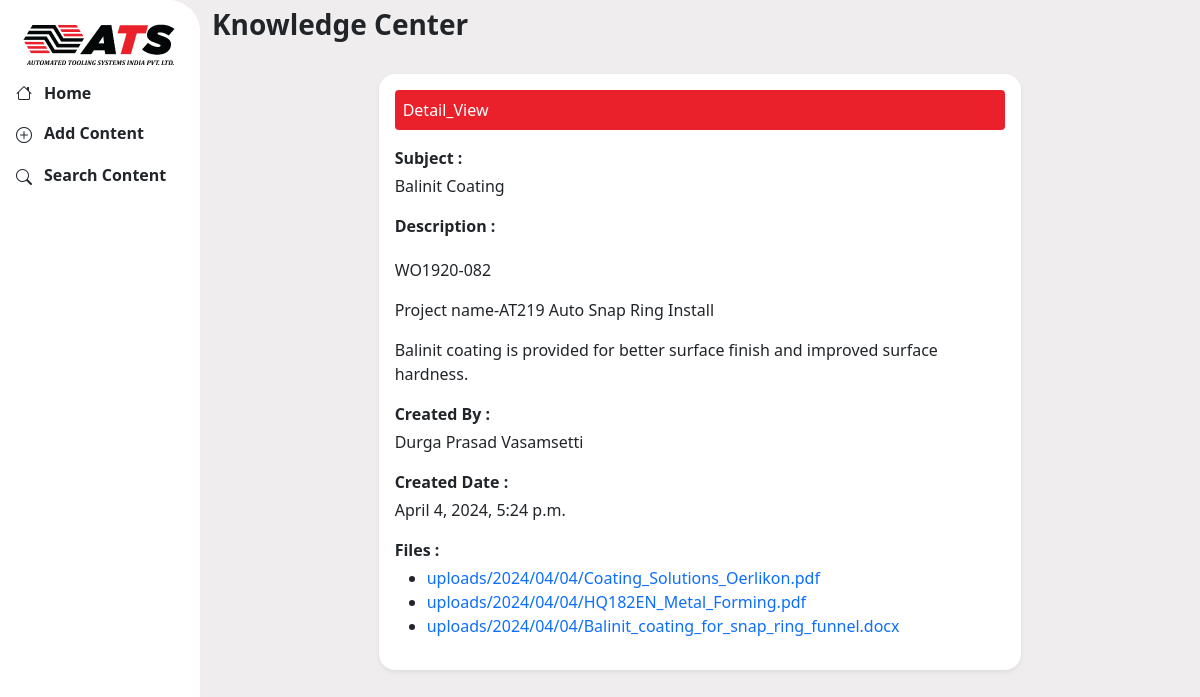
The page /item/7/ on the database its author committed.
### wiki/models.py (models this page shows, shortened)
class Wiki(models.Model):
    subject = models.CharField(max_length=200)
    description = models.TextField()
    Approval_Status = models.CharField(max_length=250,null=True,blank=True)
    Created = models.DateTimeField(auto_now_add=True)
    Updated = models.DateTimeField(auto_now=True)
    Created_by = models.ForeignKey(CustomUser, on_delete=models.PROTECT,null=True,blank=True)
    Comments = models.CharField(max_length=1000,null=True,blank=True)

class FileUpload(models.Model):
    wiki_entry = models.ForeignKey(Wiki, on_delete=models.CASCADE)
    file = models.FileField(upload_to='uploads/%Y/%m/%d/',null=True,blank=True)

### wiki/views.py (the view)
# urls.py: path('item/<int:item_id>/', item_detail1, name='item_detail1'),
def item_detail1(request, item_id):
    wiki_entry = get_object_or_404(Wiki, pk=item_id)
    file_uploads = FileUpload.objects.filter(wiki_entry=wiki_entry)
    context = {
        'item': wiki_entry,
        'file_uploads': file_uploads
    }
    return render(request, 'ats_wiki/item_detail copy.html', context)

### templates/ats_wiki/item_detail copy.html
{% extends 'ats_wiki/base.html' %}
{% load static %}
{% block content %}
                    <div class="container">
                        <div class="row mt-2">
                            <div class="col-12 col-sm-12 col-md-10 col-lg-8 offset-lg-2 my-2">
                                <div class="inner bg-white p-3 shadow-sm rounded-4">
                                    <div class="bg-red p-2 rounded-1 mb-3">
                                        <div class="text-white">
                                            Detail_View
                                        </div>
                                    </div>
                                    <div class="col-12 mb-3">
                                        <label class="form-label fw-semibold mb-1">Subject :</label>
                                        <p>{{ item.subject }}</p>
                                    </div>
                                    <div class="col-12 mb-3">
                                        <label class="form-label fw-semibold mb-1">Description :</label>
                                        <p>{{ item.description | safe }}</p>
                                    </div>
                                    <div class="col-12 mb-3">
                                        <label class="form-label fw-semibold mb-1">Created By :</label>
                                        <p>{{ item.Created_by.first_name }} {{ item.Created_by.last_name }}</p>
                                    </div>
                                    <div class="col-12 mb-3">
                                        <label class="form-label fw-semibold mb-1">Created Date :</label>
                                        <p>{{ item.Created }}</p>
                                    </div>
                                    <div class="col-12 mb-3">
                                        <label class="form-label fw-semibold mb-1">Files :</label>
                                        {% if file_uploads %}
                                            <ul>
                                            {% for file_upload in file_uploads %}
                                                    {% if file_upload.file %}
                                                        <li><a href="{{ file_upload.file.url }}">{{ file_upload.file.name }}</a></li>
                                                    {% endif %}
                                            {% endfor %}
                                            </ul>
                                        {% else %}
                                            <p>No files uploaded.</p>
                                        {% endif %}
                                    </div>
                                </div>
                            </div>
                        </div>
                    </div>
{% endblock %}

### static/css/style.css (style rules this page uses)
body { background-color: #efeded; }
a { text-decoration: none; }
.bg-red { background-color: #ea212a; }

### rows shown on the page
Wiki: subject "Balinit Coating", description "WO1920-082 Project name-AT219 Auto Snap Ring Install Balinit coating is provided for better surface finish and improved surface hardness.", Created_by.first_name "Durga Prasad", Created_by.last_name "Vasamsetti", Created "April 4, 2024, 5:24 p.m."
FileUpload: file.name "uploads/2024/04/04/Coating_Solutions_Oerlikon.pdf"
FileUpload: file.name "uploads/2024/04/04/HQ182EN_Metal_Forming.pdf"
FileUpload: file.name "uploads/2024/04/04/Balinit_coating_for_snap_ring_funnel.docx"
